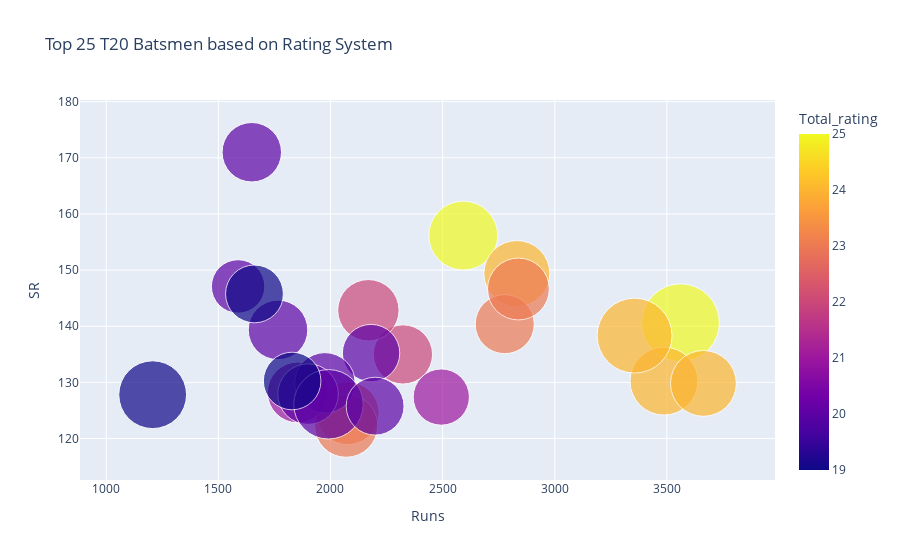

This figure's notebook cell:
### Markdown cell above
To display the rating system best, I will use a bubble chart to show the total rating along with the runs, strike rate, and average since these are the 3 most important batting statistics. Also the bubble chart will only allow 4 dimensional data to be shown hence the omission of total landmarks and total boundaries hit.

the color of each bubble will indicate the final rating of each player, the position on the x-axis indicates the runs scored, the position on the y-axis indicates the player's strike rate, and finall the size of the circle indicates the player's batting average.

### Code cell
df_rating_system = df_batting_combined_formatted.sort_values(by='Total_rating', ascending=False)[:25]
px.scatter(df_rating_system, x="Runs", y="SR",
           size="Avg", color="Total_rating", hover_name="Player", size_max=55,title="Top 25 T20 Batsmen based on Rating System")

### Figure 1 — Plotly figure (JSON) as saved in the notebook; plotly's stock layout.template omitted (floating-point values rounded to 4 significant figures)
{"data": [{"hovertemplate": "<b>%{hovertext}</b><br><br>Runs=%{x}<br>SR=%{y}<br>Avg=%{marker.size}<br>Total_rating=%{marker.color}<extra></extra>", "hovertext": ["AB de Villiers", "KL Rahul", "Virat Kohli", "David Warner", "Shikhar Dhawan", "Jos Buttler", "Sanju Samson", "Rishabh Pant", "Manish Pandey", "Kane Williamson", "Suryakumar Yadav", "Dinesh Karthik", "Rohit Sharma", "Faf du Plessis", "Prithvi Shaw", "Nitish Rana", "Andre Russell", "Quinton de Kock", "Shubman Gill", "Chris Gayle", "MS Dhoni", "Ambati Rayudu", "Suresh Raina", "Ruturaj Gaikwad", "Kieron Pollard"], "legendgroup": "", "marker": {"color": [25, 25, 24, 24, 24, 24, 23, 23, 23, 23, 22, 22, 21, 21, 20, 20, 20, 20, 20, 20, 20, 20, 19, 19, 19], "coloraxis": "coloraxis", "size": [42.34, 53.78, 41.03, 49.92, 38.56, 38.67, 31.07, 34, 35.05, 35.34, 31.23, 33.52, 28.15, 32.79, 25.41, 29.3, 31.43, 32.62, 32.63, 31.54, 42.91, 29.77, 29.49, 40.88, 29.71], "sizemode": "area", "sizeref": 0.01778, "symbol": "circle"}, "mode": "markers", "name": "", "orientation": "v", "showlegend": false, "type": "scatter", "x": [2592, 3561, 3487, 3356, 3663, 2831, 2777, 2838, 2077, 2070, 2323, 2169, 2494, 1854, 1588, 2181, 1649, 1975, 1900, 1766, 1991, 2199, 1829, 1207, 1661], "xaxis": "x", "y": [156.2, 140.6, 130.2, 138.3, 129.8, 149.4, 140.4, 146.6, 124.5, 122.3, 135.0, 142.8, 127.4, 128.2, 147.1, 135.2, 171.0, 129.9, 127.9, 139.3, 126.1, 125.8, 130.2, 127.8, 145.8], "yaxis": "y"}], "layout": {"coloraxis": {"colorbar": {"title": {"text": "Total_rating"}}, "colorscale": [[0, "#0d0887"], [0.1111, "#46039f"], [0.2222, "#7201a8"], [0.3333, "#9c179e"], [0.4444, "#bd3786"], [0.5556, "#d8576b"], [0.6667, "#ed7953"], [0.7778, "#fb9f3a"], [0.8889, "#fdca26"], [1, "#f0f921"]]}, "legend": {"itemsizing": "constant", "tracegroupgap": 0}, "title": {"text": "Top 25 T20 Batsmen based on Rating System"}, "xaxis": {"anchor": "y", "domain": [0, 1], "title": {"text": "Runs"}}, "yaxis": {"anchor": "x", "domain": [0, 1], "title": {"text": "SR"}}}}
